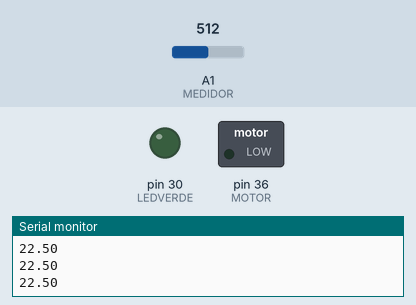
Recording of a sketch running on a simulated Arduino Mega 2560, built with avr-gcc and run on an emulated ATmega2560. On the bench: switched loads named in the sketch (green lamp = pin HIGH), output pins drawn as LEDs (lit = HIGH), the last lines printed to the serial monitor. Inputs (shaded band) come from the test bench; at power-on: A1 (MEDIDOR) = 512.

Above: at 1.2 s.
1.3 s: A1 (MEDIDOR) set to 676
2.8 s: A1 (MEDIDOR) set to 696
At 3.2 s:
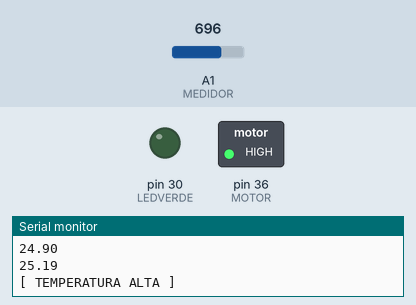
Timing chart, 0 to 5.8 s (numbered marks = the images above; inputs shaded):
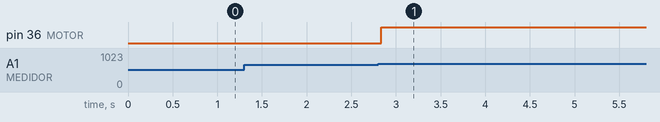

Measured:
- the behaviour switches between 683 and 684 on A1 (MEDIDOR) (found by bisection; images 0 and 1)
- after the input at 2.8 s, pin 36 (MOTOR): LOW → HIGH at once

The sketch:

ParcialVentiladorTemperatura.ino
```cpp
#define MEDIDOR 1
#define LEDVERDE 30
#define LEDROJO 31
#define MOTOR 36

float bitsAGrados(unsigned int bits){
  float TEMPERATURA = (bits / 68.3) + 15;
  return TEMPERATURA;
}
void temperaturaBaja(){
  digitalWrite(LEDVERDE,HIGH);
  digitalWrite(LEDROJO,LOW);
  digitalWrite(MOTOR,HIGH);
}
void temperaturaMedia(){
  digitalWrite(LEDVERDE,LOW);
  digitalWrite(LEDROJO,LOW);
  digitalWrite(MOTOR,LOW);
}
void temperaturaAlta(){
  digitalWrite(LEDVERDE,LOW);
  digitalWrite(LEDROJO,HIGH);
  digitalWrite(MOTOR,HIGH);
}


void setup() {
  Serial.begin(9800);

  pinMode(LEDVERDE,OUTPUT);
  pinMode(LEDVERDE,OUTPUT);
  pinMode(MOTOR,OUTPUT);

  digitalWrite(LEDVERDE,LOW);
  digitalWrite(LEDROJO,LOW);
  digitalWrite(MOTOR,LOW);
}

void loop() {
  float TEMPERATURA = bitsAGrados( analogRead(MEDIDOR));
  Serial.println(TEMPERATURA);

  if       ( TEMPERATURA < 19 ){
    Serial.println("[ TEMPERATURA BAJA ]");
    temperaturaBaja();
    delay(10000);
  }else if ( TEMPERATURA >= 19 && TEMPERATURA <= 25     ){
    temperaturaMedia();
  }else if ( TEMPERATURA > 25 ){
    Serial.println("[ TEMPERATURA ALTA ]");
    temperaturaAlta();
    delay(20000);
  }

  delay(50);
}
```
